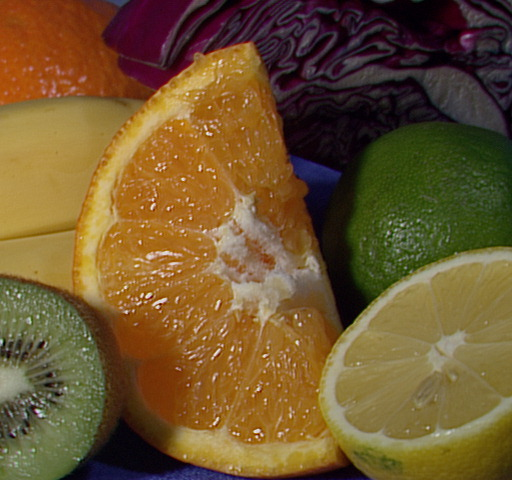
//> input picture opencv_1/edge/fruits.jpg, 512 x 480 px
$ ./edge   (built with g++ and OpenCV 4)
//> lines starting //> are read from the running program, lines starting //| are printed output that depends on the picture
#include "cv.h"
#include "highgui.h"

char wndname[] = "Edge";
char tbarname[] = "Threshold";
int edge_thresh = 1;

IplImage *image = 0, *cedge = 0, *gray = 0, *edge = 0;

// 定义跟踪条的 callback 函数
void on_trackbar(int h)
{
    cvSmooth( gray, edge, CV_BLUR, 3, 3, 0 );
    cvNot( gray, edge );

    // 对灰度图像进行边缘检测
    cvCanny(gray, edge, (float)edge_thresh, (float)edge_thresh*3, 3);
    cvZero( cedge );
    // copy edge points
    cvCopy( image, cedge, edge );
    // 显示图像
    cvShowImage(wndname, cedge);
}

int main( int argc, char** argv )
{
    char* filename = argc == 2 ? argv[1] : (char*)"fruits.jpg";

    if( (image = cvLoadImage( filename, 1)) == 0 )
        return -1;
//> image is the input picture: 480 rows x 512 cols, CV_8UC3; mean B, G, R 46.2, 85.6, 110.8

    // Create the output image
    cedge = cvCreateImage(cvSize(image->width,image->height), IPL_DEPTH_8U, 3);

    // 将彩色图像转换为灰度图像
    gray = cvCreateImage(cvSize(image->width,image->height), IPL_DEPTH_8U, 1);
    edge = cvCreateImage(cvSize(image->width,image->height), IPL_DEPTH_8U, 1);
    cvCvtColor(image, gray, CV_BGR2GRAY);
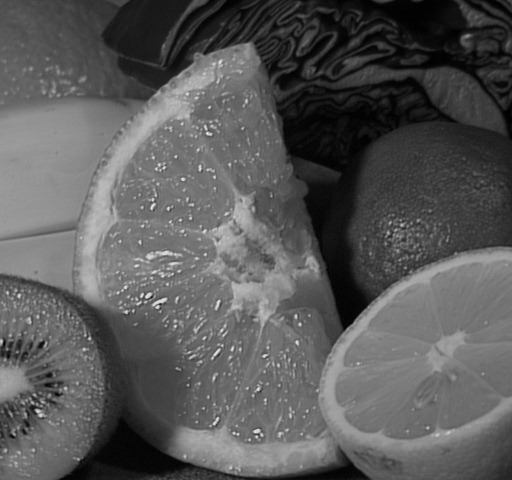
//> gray: 480 rows x 512 cols, CV_8UC1; min 0, max 238, mean 88.7

    // Create a window
    cvNamedWindow(wndname, 1);

    // create a toolbar
    cvCreateTrackbar(tbarname, wndname, &edge_thresh, 100, on_trackbar);

    // Show the image
    on_trackbar(0);
//> in on_trackbar, `cvNot( gray, edge );`:
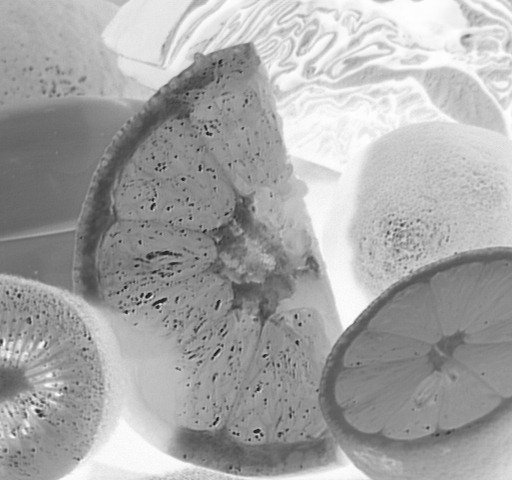
//> edge: 480 rows x 512 cols, CV_8UC1; min 17, max 255, mean 166.3
//> in on_trackbar, `cvCanny(gray, edge, (float)edge_thresh, (float)edge_thresh*3, 3);`:
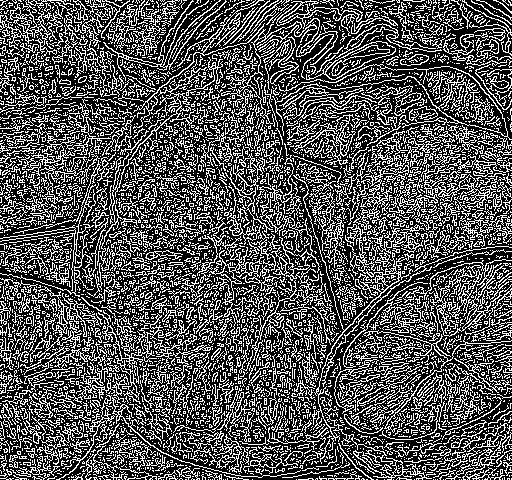
//> edge: 480 rows x 512 cols, CV_8UC1; 33.3% white in thin lines or dots
//> in on_trackbar, `cvCopy( image, cedge, edge );`:
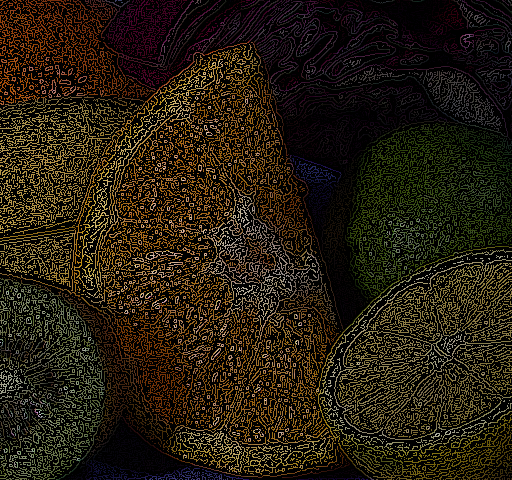
//> cedge: 480 rows x 512 cols, CV_8UC3; mean B, G, R 16, 29, 37.2

    // Wait for a key stroke; the same function arranges events processing
    cvWaitKey(0);
    cvReleaseImage(&image);
    cvReleaseImage(&gray);
    cvReleaseImage(&edge);
    cvDestroyWindow(wndname);

    return 0;
}
